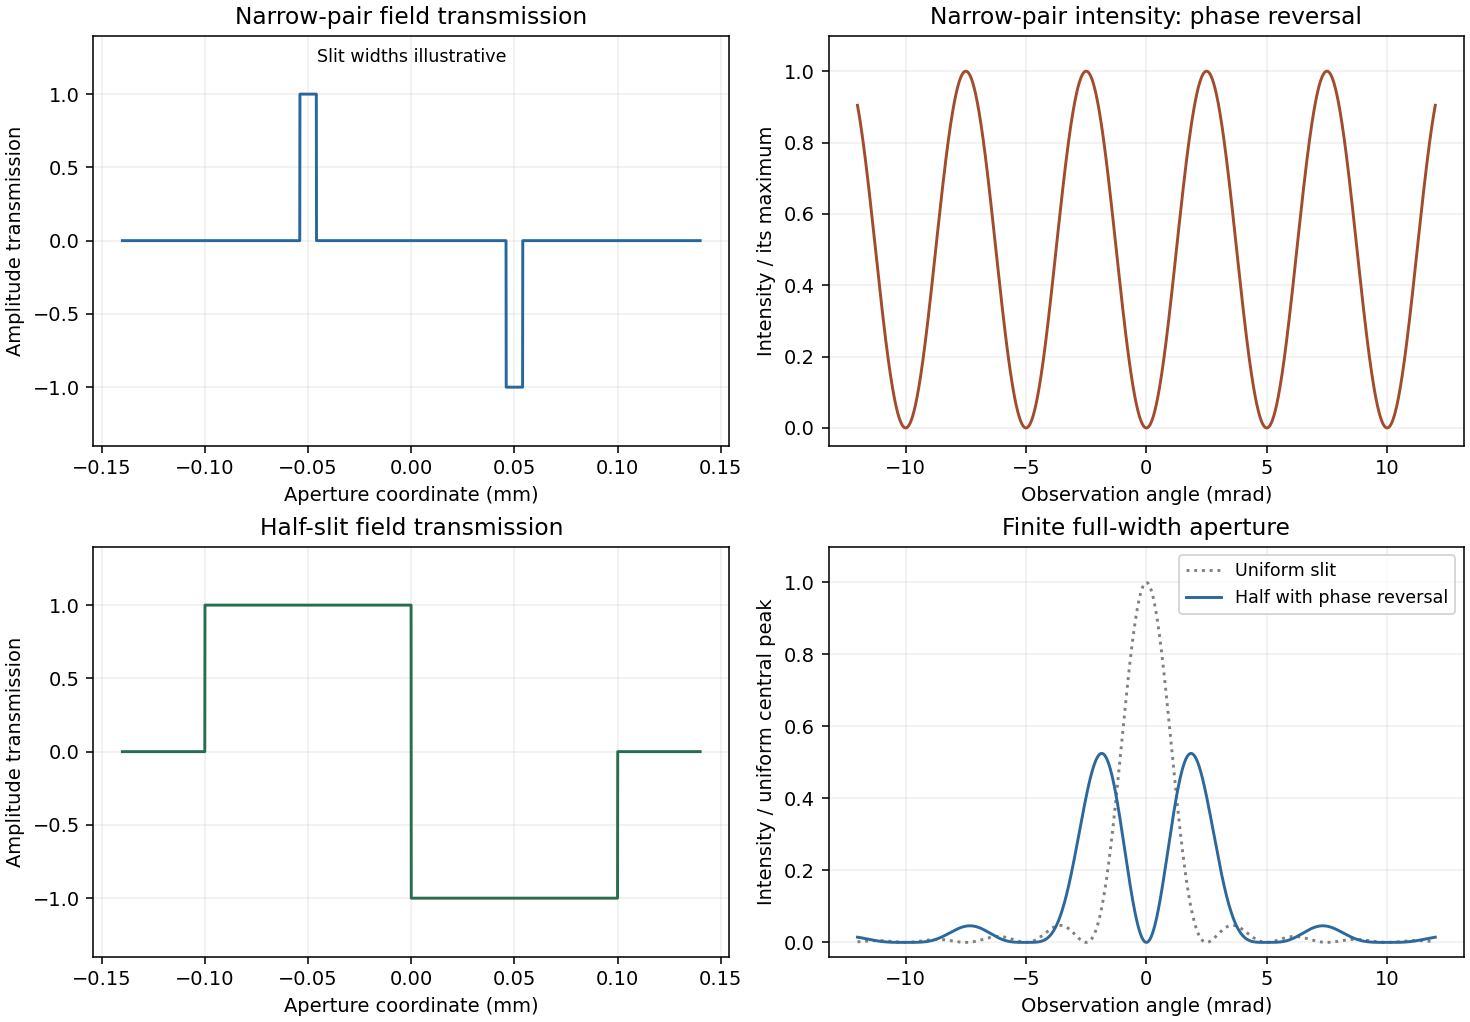

This chart was generated by the following Python code:
"""Original teaching plot. Python3.14, NumPy and Matplotlib. Writes basename PNG to cwd."""
from pathlib import Path
import numpy as np
import matplotlib
matplotlib.use('Agg')
import matplotlib.pyplot as plt
d=.1e-3;W=.2e-3;lam=500e-9
y=np.linspace(-.14e-3,.14e-3,3001);th=np.linspace(-.012,.012,2501)
small_width=.008e-3
narrow=((abs(y+d/2)<small_width/2).astype(float)-(abs(y-d/2)<small_width/2).astype(float))
step=((y>=-W/2)&(y<0)).astype(float)-((y>=0)&(y<=W/2)).astype(float)
s=np.pi*W*np.sin(th)/(2*lam);uniform=np.sinc(2*s/np.pi)**2;split=np.sinc(s/np.pi)**2*np.sin(s)**2
fig,axs=plt.subplots(2,2,figsize=(10.5,7.3),layout='constrained')
axs[0,0].plot(y*1e3,narrow,color='#28679b');axs[0,0].set(title='Narrow-pair field transmission',xlabel='Aperture coordinate (mm)',ylabel='Amplitude transmission',ylim=(-1.4,1.4))
axs[0,0].text(.5,.97,'Slit widths illustrative',transform=axs[0,0].transAxes,ha='center',va='top',fontsize=9)
axs[0,1].plot(th*1e3,np.sin(np.pi*d*np.sin(th)/lam)**2,color='#a14c2c');axs[0,1].set(title='Narrow-pair intensity: phase reversal',xlabel='Observation angle (mrad)',ylabel='Intensity / its maximum',ylim=(-.05,1.1))
axs[1,0].plot(y*1e3,step,color='#276d4e');axs[1,0].set(title='Half-slit field transmission',xlabel='Aperture coordinate (mm)',ylabel='Amplitude transmission',ylim=(-1.4,1.4))
axs[1,1].plot(th*1e3,uniform,':',color='gray',label='Uniform slit');axs[1,1].plot(th*1e3,split,color='#2c689b',label='Half with phase reversal');axs[1,1].set(title='Finite full-width aperture',xlabel='Observation angle (mrad)',ylabel='Intensity / uniform central peak',ylim=(-.04,1.1));axs[1,1].legend(fontsize=9)
for ax in axs.flat:ax.grid(alpha=.2)

fig.savefig(Path.cwd()/(Path(__file__).stem+'.png'),dpi=140,facecolor='white')
